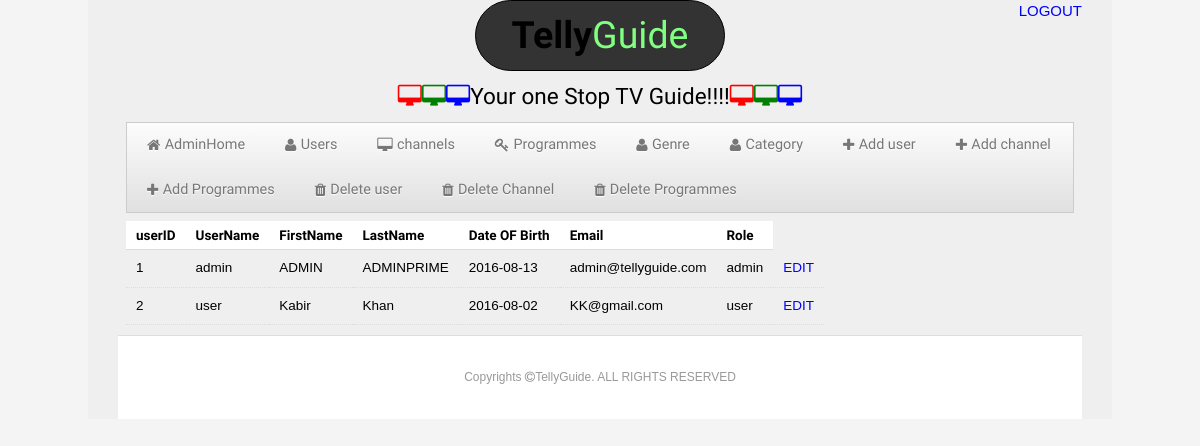
Screenshot of /viewusers.php (signed in) with the database file from the repository.
### tables this page shows
CREATE TABLE `user` (
  `Id` int(11) NOT NULL,
  `FirstName` varchar(50) NOT NULL,
  `LastName` varchar(50) NOT NULL,
  `UserName` varchar(50) NOT NULL,
  `Email` varchar(100) NOT NULL,
  `Password` varchar(50) NOT NULL,
  `DateOfBirth` date NOT NULL,
  `RoleID` int(11) NOT NULL
);

CREATE TABLE `role` (
  `RoleID` int(11) NOT NULL,
  `Rolename` varchar(25) NOT NULL
);

### viewusers.php (the view, shortened to what this page needs)
<?php
	include("db.php");?>
<!DOCTYPE html>
<html>
<head>
	<link rel="stylesheet" type="text/css" href="css/kickstart.css" media="all" />
	<link rel="stylesheet" type="text/css" href="style.css" media="all" />
	<link rel="stylesheet" type="text/css" href="fonts/font-awesome-4.2.0/css/font-awesome.css" media="all" />
		<link rel="stylesheet" type="text/css" href="fonts/font-awesome-4.2.0/css/font-awesome.min.css" media="all" />
</head>
<body>
<div id="container" class="grid">
 <header>
 <div> <a href="logout.php" style="float:right; color:blue;">LOGOUT</a></div>
 <div class="col_6 column" id="jinish">
 	<h3 class="hover"><a href="userhome.php"><strong>Telly</strong>Guide</a></h3>
 </div>
 <div class="col_12 column" id="txt">
 <h5><i class="fa fa-desktop" style=" color:red;"></i><i class="fa fa-desktop" style=" color:green;"></i><i class="fa fa-desktop" style=" color:blue;"></i>Your one Stop TV Guide!!!!<i class="fa fa-desktop" style=" color:red;"></i><i class="fa fa-desktop" style=" color:green;"></i><i class="fa fa-desktop" style=" color:blue;"></i></h5>
	 </div>
 </header>
<div class="col_12 column">
<ul class="menu" class="hover">
<li ><a href="adminhome.php"><i class="fa fa-home pull-left" ></i>AdminHome</a></li>
<li><a href="viewusers.php"><i class="fa fa-user pull-left" ></i>Users</a></li>
<li><a href="viewchannels.php"><i class="fa fa-desktop pull-left" ></i>channels</a></li>
<li><a href="viewprogrammes.php"><i class="fa fa-key pull-left" ></i>Programmes</a></li>
<li><a href="viewgenre.php"><i class="fa fa-user pull-left" ></i>Genre</a></li>
<li><a href="viewcategory.php"><i class="fa fa-user pull-left" ></i>Category</a></li>
<li><a href="adduser.php"><i class="fa fa-plus pull-left" ></i>Add user</a></li>
<li><a href="addchannels.php"><i class="fa fa-plus pull-left" ></i>Add channel</a></li>
<li><a href="addprogrammes.php"><i class="fa fa-plus pull-left" ></i>Add Programmes</a></li>
<li><a href="deleteusers.php"><i class="fa fa-trash pull-left" ></i>Delete user</a></li>
<li><a href="deletechannels.php"><i class="fa fa-trash pull-left" ></i>Delete Channel</a></li>
<li><a href="deleteprogramme.php"><i class="fa fa-trash pull-left" ></i>Delete Programmes</a></li>
</ul></div>
<div class="col_12 column">
<?php
$sql = "SELECT * FROM `user`";
$r=mysqli_query($conn,$sql);
echo '<table cellspacing="0" cellpadding="1px" class="striped">';
echo '<thead><tr>';
echo "<th>userID</th>";
echo "<th>UserName</th>";
echo "<th>FirstName</th>";
echo "<th>LastName</th>";
echo "<th>Date OF Birth</th>";
echo "<th>Email</th>";
echo "<th>Role</th>";
echo'</tr></thead>
<tbody>';
while($f=mysqli_fetch_assoc($r))
{ $role=$f['RoleID'];
$sql2 = "SELECT * from role WHERE RoleID=$role";
$r2=mysqli_query($conn,$sql2);
$f2=mysqli_fetch_assoc($r2) ;
$id=$f['Id'];
echo "<tr >";
echo "<td>".$f['Id']."</td>";
echo "<td>".$f['UserName']."</td>";
echo "<td>".$f['FirstName']."</td>";
echo "<td>".$f['LastName']."</td>";
echo "<td>".$f['DateOfBirth']."</td>";
echo "<td>".$f['Email']."</td>";
echo "<td>".$f2['Rolename']."</td>" ;
echo "<td>"."<a href='userupdate.php?id=".$id."'>"."EDIT"."</a></td>";
echo "</tr>";
}
echo "</tbody></table>";
?>
</div>
<footer class="center" id="footer">
	<p>Copyrights <i class="fa fa-copyright"> </i>TellyGuide. ALL RIGHTS RESERVED<p>
</footer>
</div>
</body>
</html>

### css/kickstart.css (style rules this page uses)
* { -webkit-box-sizing: border-box; -moz-box-sizing: border-box; box-sizing: border-box; }
a { color:#4D99E0;outline:0; }
strong,b { color:#000;font-weight:bold; }
.center { text-align:center; float:center: }
article,aside,details,figcaption,figure, footer,header,hgroup,menu,nav,section { display:block; }
h1,h2,h3,h4,h5,h6 { font-weight:bold; line-height:140%; }
h3 { font-size:2.5em; margin:10px 0 10px 0; line-height:130%; }
h5 { font-size:1.5em; margin:10px 0 10px 0; }
p { margin:10px 0; }
ul, ol { padding:0; margin:0 0 20px 25px; }
li { padding:5px 0; margin:0; }
table { width:100%;margin:0 0 10px 0;text-align:left;border-collapse: collapse;display:block; overflow-x:auto; }
thead, tbody { margin:0;padding:0; }
tbody { overflow-x:auto; }
th, td { padding:7px 10px;font-size:0.9em;border-bottom:1px dotted #ddd;text-align:left; overflow-x:auto; }
thead th { font-size:0.9em;padding:3px 10px;border-bottom:1px solid #ddd; }
table.striped thead th { background:#fff; }

### style.css (style rules this page uses)
h1,h2,h3,h4,h5,h6 { font-family: "Arimo", arial, verdana, sans-serif; font-weight:normal; }
thead th, tbody th { font-family: "Arimo", arial, verdana, sans-serif; }
a { text-decoration:none; color:#80ff80; }
div ul li a { color:blue; }
.menu { font-family: "Arimo", arial, verdana, sans-serif; }
body { margin:0; padding:0 0 0 0; color:#000; background:#cccccc; font:normal 0.9em/150% 'Arimo', arial, verdana, sans-serif; text-shadow: 0 0 1px transparent; }
#footer { text-align:center; padding:20px; margin:0; border-top:1px solid #ddd; color:#999; font-size:0.8em; text-shadow:0px 1px 1px #fff; position: relative; top:0; left:0; background:#fff; }
#jinish { text-decoration:none; border:1px solid; margin:auto; padding:auto; min-height:50px; width:250px; background:#333333; text-align:center; border-radius:40px; float:center; }
#container { background: #efefef; overflow: auto; min-width: 960px; min-height: 300px; }
#txt { float:center; text-align:center; color#80ff80; }
body { font-family:arial; font-size: 15px; line-height: 1.5em; background: #f4f4f4; }
tr td a { color:blue; }

### css/kickstart-forms.css (style rules this page uses)
input[type="text"], textarea, button, a.button, a, input[type="file"] { -moz-transition: -moz-box-shadow 0.5s, border 0.5s, background 0.5s; -webkit-transition: -webkit-box-shadow 0.5s, border 0.5s, background 0.5s; -o-transition: box-shadow 0.5s, border 0.5s, background 0.5s; transition: box-shadow 0.5s, border 0.5s, background 0.5s; }

### css/kickstart-menus.css (style rules this page uses)
.menu { margin:0;padding:0;line-height:100%; font-size:0; position:relative;z-index:1000; }
.menu:after { clear:both;content:' ';display:block;font-size:0;line-height:0;visibility:hidden;width:0;height:0 }
.menu li { margin:0;padding:0;list-style-type:none;display:inline-block;*display:inline;position:relative;zoom:1;line-height:inherit; top:0;left:0;font-size:16px; }
.menu li a { margin:0;padding:0;display:block;display:inline;display:inline-block;position:relative;zoom:1;line-height:100%;top:0;left:0; }
.menu { border:1px solid #ccc; background: #eee; background: -moz-linear-gradient(top, rgba(252,252,252,1) 0%, rgba(224,224,224,1) 100%); background: -webkit-gradient(linear, left top, left bottom, color-stop(0%,rgba(252,252,252,1)), color-stop(100%,rgba(224,224,224,1))); background: -webkit-linear-gradient(top, rgba(252,252,252,1) 0%,rgba(224,224,224,1) 100%); background: -o-linear-gradient(top, rgba(252,252,252,1) 0%,rgba(224,224,224,1) 100%); background: linear-gradient(top, rgba(252,252,252,1) 0%,rgba(224,224,224,1) 100%); z-index:600; }
.menu li a { text-shadow:0px 1px 1px #fff; padding:15px 20px; text-decoration:none; font-size:0.9em; color: #777; }

### css/kickstart-grid.css (style rules this page uses)
.grid { max-width:1220px; margin:0 auto; padding:0 2em; }
.col_6 { width: 48.333333333333%; }
.col_12 { width: 98.333333333333%; }
*[class*="col_"] { margin-left: 0.83333333333333%; margin-right: 0.83333333333333%; margin-top:0.5em; margin-bottom:0.5em; float: center; display: block; }
@media all and (min-width: 1024px) and (max-width: 1280px) { .grid { max-width: 1024px; } }

### rows the page displays
user: Id "1", UserName "admin", FirstName "ADMIN", LastName "ADMINPRIME", DateOfBirth "2016-08-13", Email "admin@tellyguide.com", RoleID.Rolename "admin"
user: Id "2", UserName "user", FirstName "Kabir", LastName "Khan", DateOfBirth "2016-08-02", Email "KK@gmail.com", RoleID.Rolename "user"
